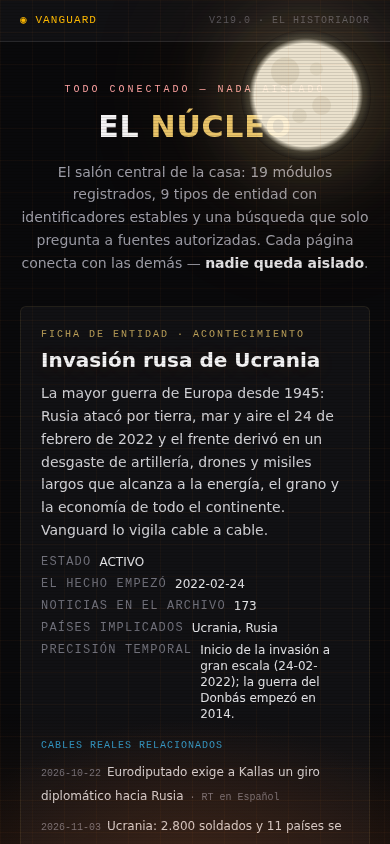
#> input picture capturas/historiador-ficha-movil.png, 390 x 844 px
$ python -i portada-vanguard.py   (imports and definitions only)
#> lines starting #> are read from the running program, lines starting #| are printed output that depends on the picture
#> further down, picture is the input picture: PIL image 390x844 RGB; mean R, G, B 34.9, 32.3, 31.7
#!/usr/bin/env python3
"""
v405.9 · UNA SOLA PORTADA — la imagen de VANGUARD para las salas
ia3 (Arena)

QUÉ HACE
  Fabrica las DOS piezas gráficas que faltaban en la casa, a partir de una
  fotografía REAL de dominio público (NASA):

    public/portada-vanguard.jpg   3840x1920  la portada única de VANGUARD
    public/og-vanguard.jpg        1200x630   la misma portada con el nombre,
                                             para cuando la enseña un enlace
                                             (WhatsApp, X, Telegram) y no hay CSS

POR QUÉ
  Orden del Dueño: «las salas de juego fusiónalas con el VANGUARD de portada,
  el de noticias en un solo VANGUARD». Había dos portadas distintas (la del
  mundo NOTICIAS y la del mundo JUEGO) y cada sala con su dibujo. Ahora hay UNA
  portada que sirve para las dos puertas y para las salas de juego.

CÓMO SE USA
  python3 scripts/portada-vanguard.py

REGLA DE LA CASA
  La foto es de la NASA (dominio público, sin atribución obligatoria) y su
  origen queda escrito en public/portada-vanguard.json. El nombre se dibuja
  SOLO en la pieza de enlace: sobre el sitio el título lo pone el HTML, así que
  en la portada grande no hay letras pegadas al píxel.
"""
from __future__ import annotations

import json
import os
import urllib.request

from PIL import Image, ImageDraw, ImageEnhance, ImageFilter, ImageFont

UA = {"User-Agent": "VANGUARD/1.0 (portada; cuevasgabriel371@gmail.com)"}
API = "https://commons.wikimedia.org/w/api.php"
PUBLIC = os.path.join(os.path.dirname(__file__), "..", "public")
PORTADA = os.path.join(PUBLIC, "portada-vanguard.jpg")
ENLACE = os.path.join(PUBLIC, "og-vanguard.jpg")
LIGERA = os.path.join(PUBLIC, "portada-vanguard-1920.jpg")
FUENTE = os.path.join(PUBLIC, "portada-vanguard.json")

TITULO = "File:ISS-65 Northwest America at night, city lights.jpg"
ANCHO, ALTO = 3840, 1920
ORO = (232, 197, 106)
FUENTE_NEGRITA = "/usr/share/fonts/truetype/dejavu/DejaVuSans-Bold.ttf"


# [45 lines left out: functions descargar, recortar, not called in this run]


def graduar(im: Image.Image) -> Image.Image:
    """Un grado de cine: un poco más de contraste y un velo oscuro abajo, para
    que el título en oro que pinta el HTML se lea sin caja de texto."""
    im = ImageEnhance.Contrast(im).enhance(1.08)
    im = ImageEnhance.Color(im).enhance(1.06)
    velo = Image.new("L", (1, im.height))
    for y in range(im.height):
        t = y / max(1, im.height - 1)
        # negro al 62 % en el pie, nada en la mitad de arriba
        velo.putpixel((0, y), int(255 * max(0.0, (t - 0.42)) ** 1.6 * 0.62))
    velo = velo.resize(im.size)
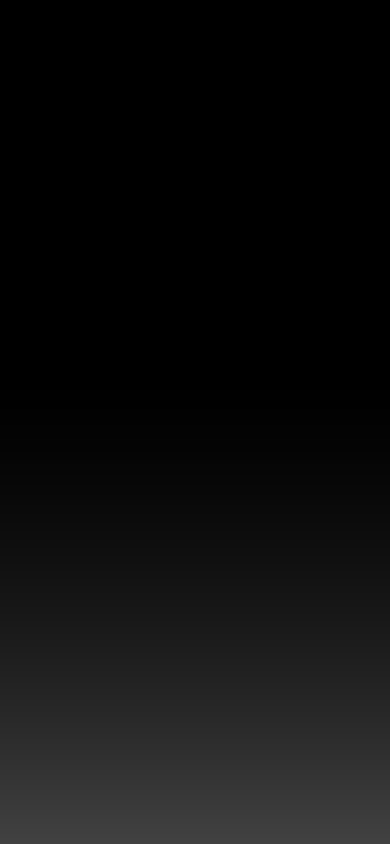
#> velo: PIL image 390x844 L; min 0, max 66, mean 14.5
    negro = Image.new("RGB", im.size, (6, 8, 12))
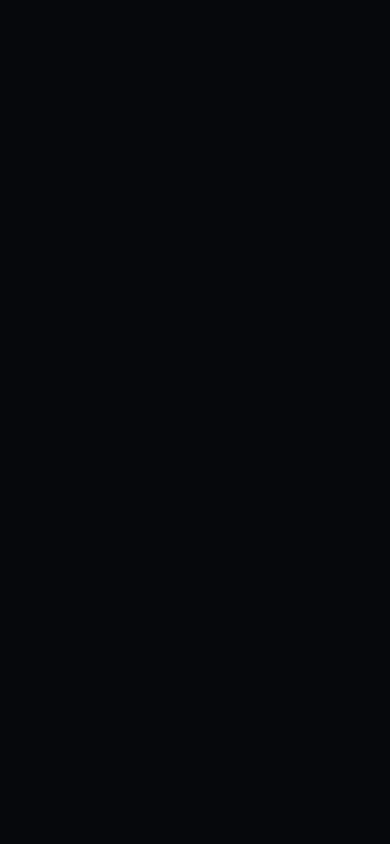
#> negro: PIL image 390x844 RGB; mean R, G, B 6, 8, 12
    return Image.composite(negro, im, velo)


# [68 lines left out: functions guardar, pieza_enlace, main, not called in this run]


# [2 lines not run here, left out]

>>> from PIL import Image
>>> picture = Image.open('../capturas/historiador-ficha-movil.png')
>>> result = graduar(picture)
